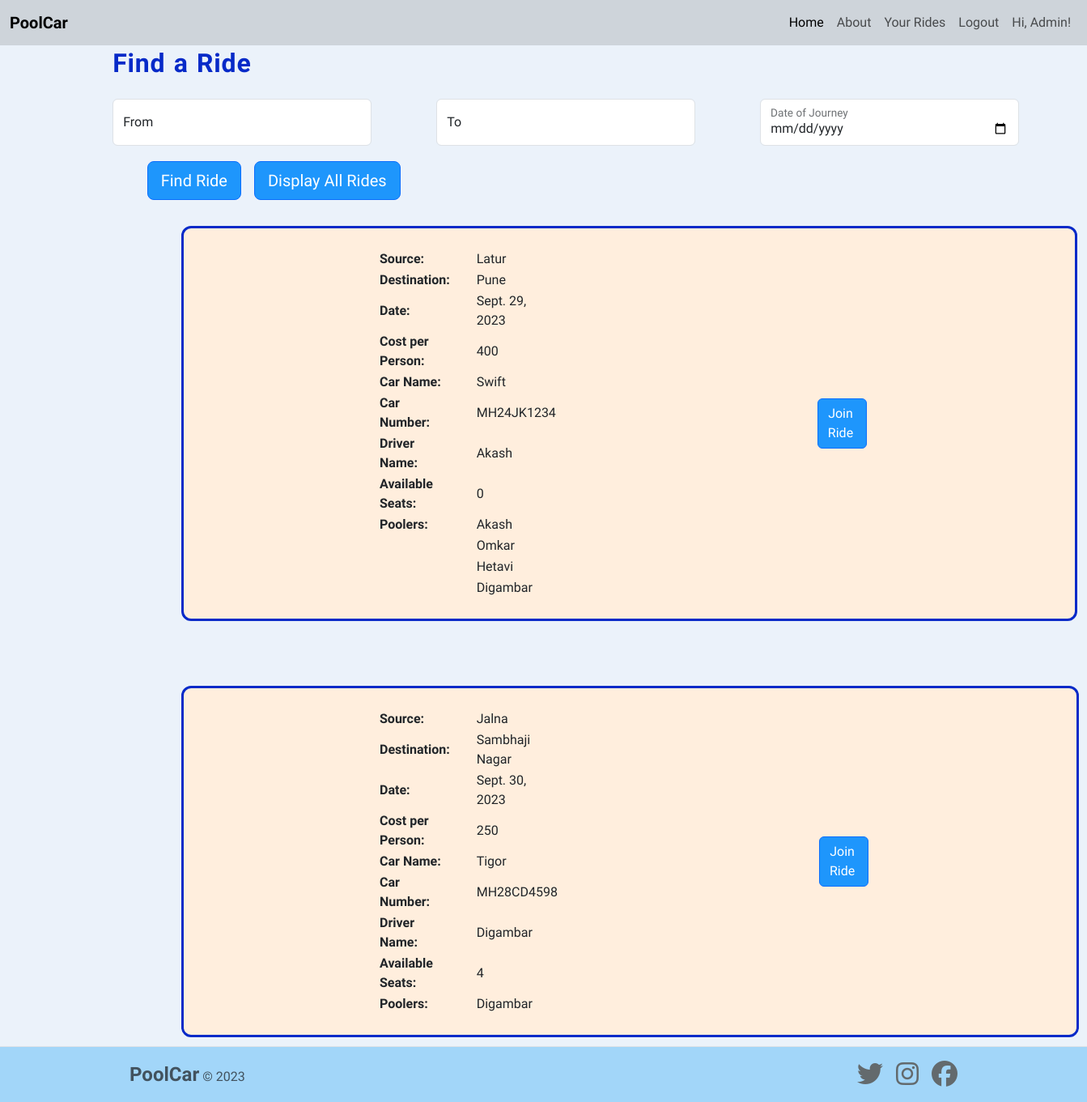
The app's page /search/ (signed in) with its own data.
### pool_car/models.py (models this page shows, shortened)
class Ride(models.Model):
    publisher = models.ForeignKey(
        Profile, on_delete=models.CASCADE, related_name='rides')
    journey_details = models.ForeignKey(Journey, on_delete=models.CASCADE)
    car_details = models.ForeignKey(Car, on_delete=models.CASCADE)
    driver_details = models.ForeignKey(Driver, on_delete=models.CASCADE)
    poolers = models.ManyToManyField(Profile)

class Journey(models.Model):
    source = models.CharField(max_length=100, blank=False)
    destination = models.CharField(max_length=100, blank=False)
    date_of_journey = models.DateField(blank=False)
    number_of_seats = models.IntegerField(blank=False)
    cost_per_person = models.IntegerField(blank=False)

class Car(models.Model):
    car_name = models.CharField(max_length=100, blank=False)
    vehicle_number = models.CharField(max_length=10, blank=False)

class Driver(models.Model):
    driver_name = models.CharField(max_length=100, blank=False)
    driver_licence_number = models.CharField(max_length=16, blank=False)

class Profile(models.Model):
    user = models.ForeignKey(
        User, on_delete=models.CASCADE)

### pool_car/views.py (the view)
# urls.py: path("search/", views.search, name="search-page"),
def search(request):
    user = request.user
    rides = Ride.objects.exclude(publisher__user__username=user.username)
    return render(request, "pool_car/search.html", {
        'rides': rides,
    })

### pool_car/templates/pool_car/search.html (shortened to what this page needs)
{% extends 'base.html' %}
{% load static %}
{% block css_files %}
<link rel="stylesheet" href="{% static 'pool_car/search.css' %}">
{% endblock css_files %}
{% block content %}
<div class="publish-page">
    <h2 class="publish-heading">Find a Ride</h2>
    <form class="form-floating" action="{% url 'filter-page' %}" method=GET>
    <div class="publish-form">
        <div class="form-sections">
            <div class="form-floating">
                <input type="text" class="form-control" id="source" name="source" placeholder="Source">
                <label for="source">From</label>
            </div>
            <div class="form-floating">
                <input type="text" class="form-control" id="destination" name="destination" placeholder="Destination">
                <label for="destination">To</label>
            </div>
            <div class="form-floating">
                <input type="date" class="form-control" id="journey-date" name="journey-date" placeholder="Journey Date">
                <label for="journey-date">Date of Journey</label>
            </div>
        </div>
    </div>
    <div class="publish-button-div d-flex justify-content-lg-center" style="padding-bottom: 2rem;">
            <div>
                <button class="main-btn find-btn btn btn-lg btn-primary">
                    <a style="color : white ; text-decoration:none;">Find Ride</a>
                </button>
            </div>
            <div>
                <button class="main-btn find-btn btn btn-lg btn-primary" style="align: left">
                    <a style="color : white ; text-decoration:none;">Display All Rides</a>
                </button>
            </div>
    </div>
</div>
{% if not rides %}
<h1 style="color: red; letter-spacing: 0.03rem; padding-bottom: 0.5rem; margin-left: 7rem;">Sorry! No Rides to Show.
</h1>
{% else %}
{% for ride in rides %}
<ul style="margin-left: 7rem; display:flex; list-style-type: none; margin-bottom: 5rem;">
    <li
        style="background: #ffeedd; padding-top:0; padding-left: 15rem; padding-right: 15rem; border-radius: 12px; border: solid #072ac8;">
        <div style="display:flex;">
            <table>
                <tr>
                    <td>
                        <div style="padding-right: 20rem; align:left;">
                            <table>
                                <tr>
                                    <td style="font-weight: bold; padding-right: 2rem;">
                                        Source:
                                    </td>
                                    <td>
                                        {{ ride.journey_details.source }}
                                    </td>
                                </tr>
                                <tr>
                                    <td style="font-weight: bold; padding-right: 2rem;">
                                        Destination:
                                    </td>
                                    <td>
                                        {{ ride.journey_details.destination }}
                                    </td>
                                </tr>
                                <tr>
                                    <td style="font-weight: bold; padding-right: 2rem;">
                                        Date:
                                    </td>
                                    <td>
                                        {{ ride.journey_details.date_of_journey }}
                                    </td>
                                </tr>
                                <tr>
                                    <td style="font-weight: bold; padding-right: 2rem;">
                                        Cost per Person:
                                    </td>
                                    <td>
                                        {{ ride.journey_details.cost_per_person }}
                                    </td>
                                <tr>
                                    <br>
                                <tr>
                                    <td style="font-weight: bold; padding-right: 2rem;">
                                        Car Name:
                                    </td>
                                    <td>
                                        {{ ride.car_details.car_name }}
                                    </td>
                                </tr>
                                <tr>
                                    <td style="font-weight: bold; padding-right: 2rem;">
                                        Car Number:
                                    </td>
                                    <td>
                                        {{ ride.car_details.vehicle_number }}
                                    </td>
                                </tr>
                                <tr>
                                    <td style="font-weight: bold; padding-right: 2rem;">
                                        Driver Name:
                                    </td>
                                    <td>
                                        {{ ride.driver_details.driver_name }}
                                    </td>
                                </tr>
                                <tr>
                                    <td style="font-weight: bold; padding-right: 2rem;">
                                        Available Seats:
                                    </td>
                                    <td>
                                        {{ ride.journey_details.number_of_seats }}
                                    </td>
                                </tr>
                                <tr>
                                    <td style="font-weight: bold; padding-right: 2rem;">
                                        Poolers:
                                    </td>
                                    <td>
                                    {{ ride.publisher.user.username | title }}
                                    </td>
                                    {% for pooler in ride.poolers.all %}
                                    {% if ride.publisher.user.username != pooler.user.username %}
                                    <tr>
                                    <td></td>
                                    <td>
                                        {{ pooler.user.username | title }}
                                    </td>
                                    </tr>
                                    {% endif %}
                                    {% endfor %}
                                </tr>
                            </table>
                        </div>
                        <br>
                    </td>
                    <td>
                        <div>
                            {% if user.is_authenticated %}
                            <button class="main-btn publish-btn btn btn-primary">
                                <a style="color : white ; text-decoration:none;" href='{% url 'join-ride' ride.id %}'>
                                    Join Ride</a>
                            </button>
                            {% endif %}
                        </div>
                    </td>
                </tr>
            </table>
        </div>
    </li>
</ul>
{% endfor %}
{% endif %}
{% endblock content %}

### templates/base.html (shortened to what this page needs)
{% load static %}
<!DOCTYPE html>
<html lang="en">
<head>
    <link href="https://cdn.jsdelivr.net/npm/bootstrap@5.3.0-alpha3/dist/css/bootstrap.min.css" rel="stylesheet"
 />
    <link rel="stylesheet" href="static/style.css" />
    {% block css_files %}
    {% endblock css_files %}
</head>
<body>
    <nav class="navbar-custom navbar navbar-expand-lg bg-dark-subtle fixed-top">
        <div class="container-fluid">
            <a class="navbar-brand" href="/">PoolCar</a>
            <div class="collapse navbar-collapse" id="navbarSupportedContent">
                <ul class="navbar-nav ms-auto mb-2 mb-lg-0">
                    <li class="nav-item">
                        <a class="nav-link active" aria-current="page" href="/">Home</a>
                    </li>
                    <li class="nav-item">
                        <a class="nav-link" href="{% url 'about-page' %}">About</a>
                    </li>
                    <li class="nav-item">
                        <a class="nav-link" href="{% url 'published-rides-page' %}">Your Rides</a>
                    </li>
                    {% if user.is_authenticated %}
                        <li class="login-item nav-item">
                            <a class="nav-link" href="{% url 'logout-page' %}">Logout</a>
                        </li>
                        <li class="login-item nav-item">
                            <a class="nav-link" href="">Hi, {{ user.username | title }}!</a>
                        </li>
                    {% endif %}
                </ul>
            </div>
        </div>
    </nav>
    {% block content %}
    {% endblock content %}
    <div class="footer">
        <footer class="d-flex flex-wrap justify-content-between align-items-center border-top fixed-bottom">
            <div class="col-md-4 d-flex align-items-center">
                <span class="mb-3 mb-md-0 text-muted">
                    <span class="footer-brand">PoolCar</span>
                    &copy; 2023
                </span>
            </div>
            <ul class="nav col-md-4 justify-content-end list-unstyled d-flex">
                <li class="ms-3">
                    <a href="#"><i class="footer-icon fa-brands fa-twitter"></i></a>
                </li>
                <li class="ms-3">
                    <a href="#"><i class="footer-icon fa-brands fa-instagram"></i></a>
                </li>
                <li class="ms-3">
                    <a href="#"><i class="footer-icon fa-brands fa-facebook"></i></a>
                </li>
            </ul>
        </footer>
    </div>
</body>
</html>

### static/style.css (style rules this page uses)
body { font-family: "Pathway Extreme", sans-serif; background-color: #ebf2fa; margin: 0; padding: 0; }
.navbar-custom { color: #624cab; display: inline; }
.navbar-brand { font-weight: 700; }
.login-item { font-weight: 500; }
footer { background-color: #a2d6f9; padding-left: 10rem; padding-right: 10rem; padding-bottom: 1rem; padding-top: 1rem; color: #a3bac3; }
.footer-brand { font-weight: bold; font-size: 1.5rem; }
.footer-icon { font-size: 2rem; color: #636a6d; }

### pool_car/static/pool_car/search.css (style rules this page uses)
body { font-family: "Pathway Extreme", sans-serif; background-color: #ebf2fa; margin-left: 5rem; margin-right: 5rem; }
.navbar-custom { color: #624cab; }
.navbar-brand { font-weight: 700; }
.login-item { font-weight: 500; }
.publish-heading { color: #072ac8; letter-spacing: 0.05rem; word-spacing: 0.1rem; padding-bottom: 1rem; font-weight: 900; }
.publish-page { margin-top: 5%; width: 40%; padding-left: 5%; }
.form-sections { display: flex; }
.form-control { width: 20rem; margin-right: 5rem; margin-bottom: 1.2rem; }
.main-btn { background-color: #1e96fc; padding-right: 1rem; margin-right: 1rem; }
.find-btn { padding-left: 1rem; padding-right: 1rem; }
footer { background-color: #a2d6f9; padding-left: 10rem; padding-right: 10rem; padding-bottom: 1rem; padding-top: 1rem; color: #a3bac3; }
.footer-brand { font-weight: bold; font-size: 1.5rem; }
.footer-icon { font-size: 2rem; color: #636a6d; }

### records on screen
Ride: journey_details.source "Latur", journey_details.destination "Pune", journey_details.date_of_journey "Sept. 29, 2023", journey_details.cost_per_person "400", car_details.car_name "Swift", car_details.vehicle_number "MH24JK1234", driver_details.driver_name "Akash", journey_details.number_of_seats "0", publisher.user.username "Akash"
Profile: user.username "Omkar"
Profile: user.username "Hetavi"
Profile: user.username "Digambar"
Ride: journey_details.source "Jalna", journey_details.destination "Sambhaji Nagar", journey_details.date_of_journey "Sept. 30, 2023", journey_details.cost_per_person "250", car_details.car_name "Tigor", car_details.vehicle_number "MH28CD4598", driver_details.driver_name "Digambar", journey_details.number_of_seats "4", publisher.user.username "Digambar"

### other values on screen
{{ user.username | title }} "Admin"
